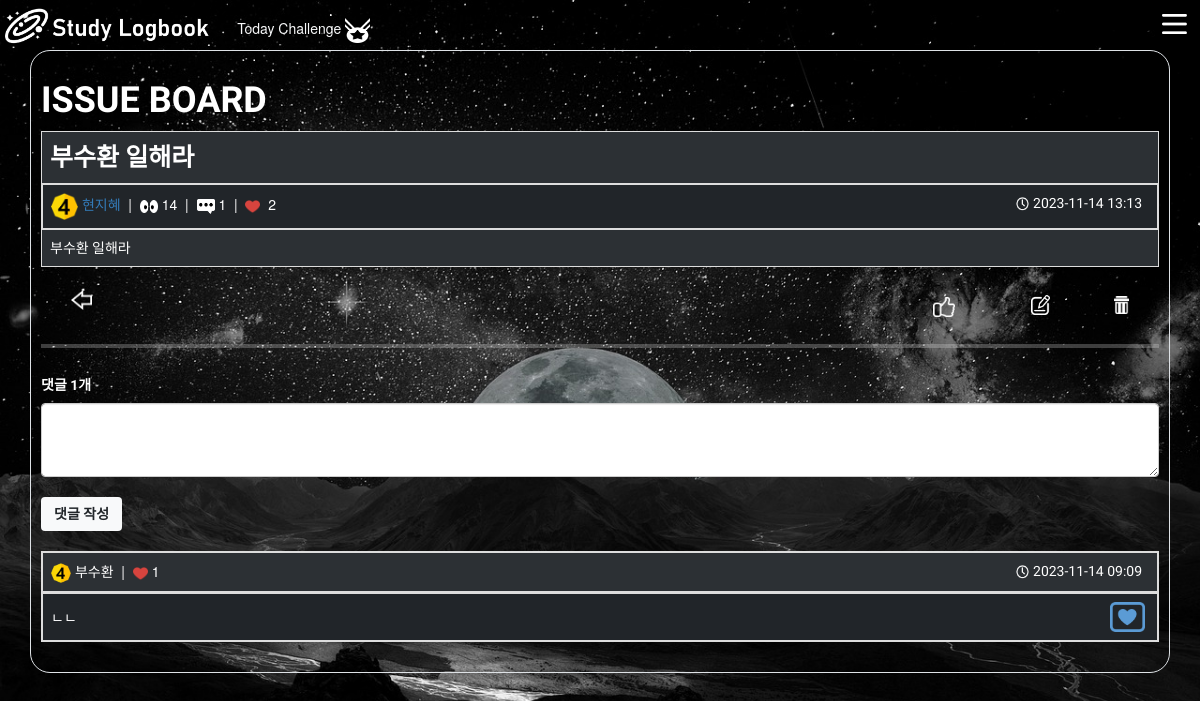
The page /issues/2/ (signed in) on the database its author committed.
### issues/models.py (models this page shows)
class Issue(models.Model):
    user = models.ForeignKey(
        settings.AUTH_USER_MODEL, on_delete=models.CASCADE, related_name='user_issues'
    )
    like_users = models.ManyToManyField(
        settings.AUTH_USER_MODEL, related_name='like_issues'
    )
    title = models.CharField(max_length=200)
    content = models.TextField()
    count = models.PositiveIntegerField(default=0)
    image = models.ImageField(blank=True)
    created_at = models.DateTimeField(auto_now_add=True)
    updated_at = models.DateTimeField(auto_now=True)

class Comment(models.Model):
    issue = models.ForeignKey(Issue, on_delete=models.CASCADE, related_name='comments_issue')
    comment_user = models.ForeignKey(
        settings.AUTH_USER_MODEL, on_delete=models.CASCADE,
        related_name='issue_comments'
    )
    like_comment_users = models.ManyToManyField(
        settings.AUTH_USER_MODEL, related_name='like_comments_issue'
    )
    comment_content = models.CharField(max_length=200)
    comment_created_at = models.DateTimeField(auto_now_add=True)
    comment_updated_at = models.DateTimeField(auto_now=True)

### accounts/models.py (models this page shows, shortened)
class User(AbstractBaseUser, PermissionsMixin):
    followings = models.ManyToManyField('self', symmetrical=False, related_name='followers')
    beakjoon_nickname = models.CharField('백준 닉네임',max_length=30, blank=True)
    beakjoon_rank = models.CharField(max_length=30, blank=True, null=True)
    email = models.EmailField('이메일', unique=True)
    username = models.CharField('이름', max_length=30)
    is_staff = models.BooleanField('스태프 권한', default=False)
    is_active = models.BooleanField('사용중', default=True)
    date_joined = models.DateTimeField('가입일', default=timezone.now)
    image = models.ImageField(blank=True)
    objects = UserManager()
    USERNAME_FIELD = 'email'                     # email을 사용자의 식별자로 설정
    REQUIRED_FIELDS = ['username']                   # 필수입력값
    class Meta:
        verbose_name = _('user')
        verbose_name_plural = _('users')
        swappable = 'AUTH_USER_MODEL'
    @property
    def users(self):
        users = get_user_model().objects.all()
        return users

### issues/views.py (the view)
# urls.py: path('<int:pk>/', views.detail, name='detail'),
@login_required
def detail(request, pk):
    issue = Issue.objects.get(pk=pk)
    issue.count += 1
    issue.save()
    comment_form = CommentForm()
    comments = issue.comments_issue.all()
    context = {
        'issue': issue,
        'comment_form': comment_form,
        'comments': comments,
    }
    return render(request, 'issues/detail.html', context)

### issues/forms.py
class CommentForm(forms.ModelForm):
    class Meta:
        model = Comment
        fields = ('comment_content',)

### issues/templates/issues/detail.html (shortened to what this page needs)
{% extends "base.html" %}
{% load static %}
{% block css %}
    <link rel="stylesheet" href="https://maxcdn.bootstrapcdn.com/bootstrap/3.3.2/css/bootstrap.min.css">
    {% endblock css %}
{% block content %}
    <div class='container border bg-dark.bg-gradient p-3 rounded-5'>
        <a href="{% url "issues:index" %}">
            <h1 class='font fw-bold text-white'>ISSUE BOARD</h1>
        </a>
        <table class="table table-striped table-bordered table-dark">
            <tr>
                <th class='font col-md-2 align-middle fs-1' colspan='2'>{{ issue.title }}</th>
            </tr>
            <tr>
                <div>
                    <td class='col-md-12 d-flex justify-content-between' colspan='2'>
                        <div>
                            <img src="{% static 'Rank/'|add:issue.user.beakjoon_rank|add:'.png' %}" width="27" height="27" alt="asd">&nbsp;<a href="{% url "accounts:profile" issue.user.pk %}">{{ issue.user.username }}</a> &nbsp;|&nbsp;
                            <img src={% static "hit_img.png" %} alt="logo_medal.png" width="18" height="13">&nbsp;<span>{{ issue.count }}</span> &nbsp;|&nbsp;
                            <img src={% static "comment_img.png" %} alt="logo_medal.png" width="18" height="15">&nbsp;<span id="cnt2">{{ issue.comments_issue.all|length }}</span> &nbsp;|&nbsp;
                            <img src={% static "like_img.png" %} alt="logo_medal.png" width="15" height="15">&nbsp; <span id="likes-count">{{ issue.like_users.all|length }}</span>
                        </div>
                        <div class ='font'>
                            <img src={% static "time2_img.png" %} alt="logo_medal.png" width="15" height="15">&nbsp;{{ issue.updated_at | date:"Y-m-d H:i" }}&nbsp;&nbsp;
                        </div>
                    </td>
                </div>
            </tr>
            <tr>
                <td class='font' colspan='2' style="word-break:break-all">{{ issue.content | linebreaksbr }}</td>
            </tr>
        </table>
        {% if request.user == issue.user %}
        <div class='d-flex justify-content-between'>
            <div>
                <a class = 'mx-5' href="{% url "issues:index" %}">
                    <img src="{% static "back.png" %}" alt="back" height="20px">
                </a>
            </div>
            <div>
                <a class = 'mx-5 likeA btn' data-issue-id="{{ issue.pk }}">
                    <img src={% static "like3_img.png" %} alt="like_medal.png" height="20">
                </a>
                <a class = 'mx-5' href="{% url "issues:update" issue.pk %}" enctype='multipart/form-data'>
                    <img src={% static "update.png" %} alt="like_medal.png" height="20">
                </a>
                <a class = 'mx-5' href="{% url "issues:delete" issue.pk %}">
                    <img src={% static "trash.png" %} alt="like_medal.png" height="18">
                </a>
            </div>
        </div>
        {% endif %}
        <hr class='border-4'>
        <div>
            <h5 id="commentCnt" class='fw-bold text-white font'>댓글 <span id="commentNum">{{ issue.comments_issue.all|length }}</span>개</h5>
            <form action="{% url "issues:comments_create" issue.pk %}" method="post" class="form-horizontal">
                <textarea rows="3" class="form-control" name="comment_content"></textarea>
                <br>
                <button class="btn btn-light text-dark mouse fw-bold font " id="btn_cursor" type="submit">댓글 작성</button>
                </form>
        </div>
        <br>
        <div id="comment-div">
                {% if issue.comments_issue.all|length %}
                    {% for comment in issue.comments_issue.all %}
                        <table id="comment-{{comment.pk}}" class="table table-striped table-bordered table-dark">
                            <tr>
                                <td class='col-md-12 d-flex justify-content-between' colspan='2'>
                                    <div>
                                        <img src={% static 'Rank/'|add:comment.comment_user.beakjoon_rank|add:'.png' %} width="20" height="20" alt="logo_medal.png" width="10" height="12">&nbsp;{{ comment.comment_user.username }} &nbsp;|&nbsp;
                                        <img src={% static "like_img.png" %} alt="logo_medal.png" width="15" height="15">&nbsp;<span id="comment-likes-count-{{comment.pk}}">{{ comment.like_comment_users.all|length }}</span>
                                    </div>
                                    <div class ='font'>
                                        <img src={% static "time2_img.png" %} alt="logo_medal.png" width="15" height="15">&nbsp;{{ issue.created_at | date:"Y-m-d H:i" }}&nbsp;&nbsp;
                                    </div>
                                </td>
                            </tr>
                            <tr>
                                <td class='d-flex justify-content-between '>
                                    <div class='align-self-center'>
                                        {{ comment.comment_content | linebreaksbr }}
                                    </div>
                                    <div class='d-flex'>
                                        <div class='align-self-center'>
                                            {% if request.user in comment.like_comment_users.all%}
                                                <a class="commentLike" data-comment-id="{{ comment.pk }}" data-issue-id="{{ issue.pk }}"><img id="imgTag-{{comment.pk}}" src={% static "Board/unlike.png" %} alt="unlike_img" height="30">&nbsp;</a>
                                            {% else %}
                                                <a class="commentLike" data-comment-id="{{ comment.pk }}" data-issue-id="{{ issue.pk }}"><img id="imgTag-{{comment.pk}}" src={% static "Board/like.png" %} alt="unlike_img"  height="30">&nbsp;</a>
                                            {% endif %}
                                        </div>
                                    </div>
                                </td>
                            </tr>
                        </table>
                    {% endfor %}
                {% endif %}
        </div>
    </div>
{% endblock content %}

### static/style.css (style rules this page uses)
.container { display : flex; flex-direction: column; }
a,a:link { cursor: url(test_mouse.png) 2 2, auto; }
#btn_cursor { cursor: url(test_mouse.png) 2 2, auto; }
body { min-height: 100vh; background :url('background3.jpg') ; background-size : cover; cursor: url(test_mouse.png) 2 2, auto; }

### issues/templates/issues/detail.html (style rules this page uses)
.font { font-family: 'Gowun Dodum', sans-serif; }

### rows shown on the page
Issue: title "부수환 일해라", user.username "현지혜", count "14", comments_issue.all|length "1", like_users.all|length "2", updated_at "2023-11-14 13:13", content "부수환 일해라", created_at "2023-11-14 09:09"
Comment: comment_user.username "부수환", like_comment_users.all|length "1", comment_content "ㄴㄴ"
